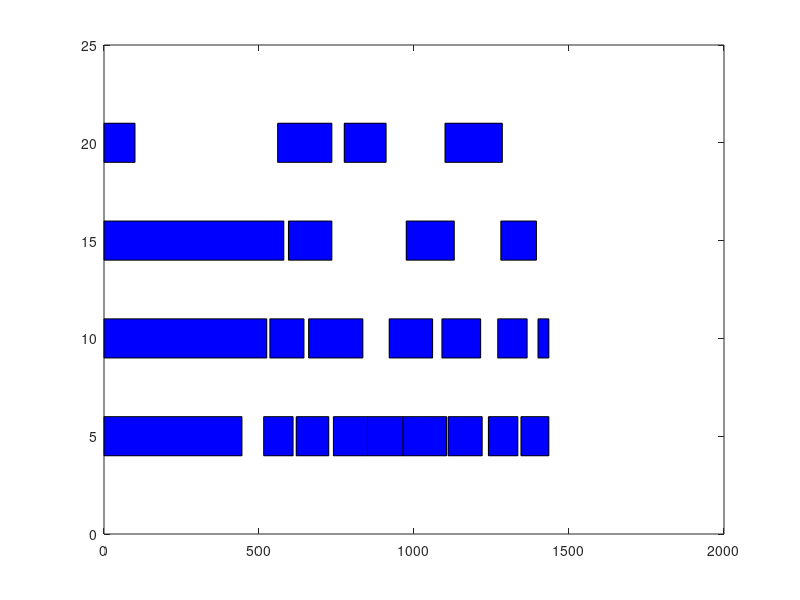

The MATLAB source for this figure:
tic;clc;clear;
load('data.mat');
figure(1)
% T10
[nrow, ~] = size(T1);
for idx=1:nrow
    x = T1(idx, 2:5);
    y = T1(idx, 6:9);
    fill(x, y, 'b');
    hold on;
    ylim([0, 30]);
end

% T21
[nrow, ~] = size(T2);
for idx=1:nrow
    x = T2(idx, 2:5);
    y = T2(idx, 6:9);
    fill(x, y, 'b');
    hold on;
    ylim([0, 30]);
end

% S9
[nrow, ~] = size(T3);
for idx=1:nrow
    x = T3(idx, 2:5);
    y = T3(idx, 6:9);
    fill(x, y, 'b');
    hold on;
    ylim([0, 30]);
end

% T25
[nrow, ~] = size(T4);
for idx=1:nrow
    x = T4(idx, 2:5);
    y = T4(idx, 6:9);
    fill(x, y, 'b');
    hold on;
    ylim([0, 25]);
end
toc;